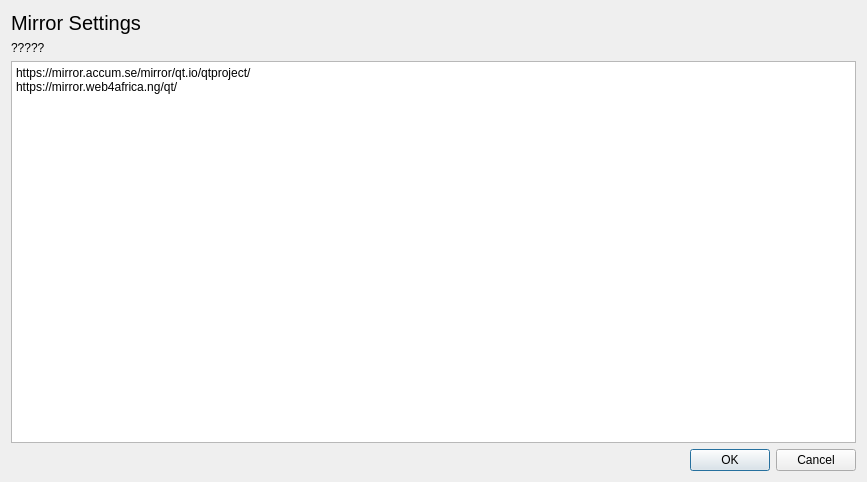
<?xml version="1.0" encoding="UTF-8"?>
<ui version="4.0">
 <class>MirrorSettings</class>
 <widget class="QWidget" name="MirrorSettings">
  <property name="geometry">
   <rect>
    <x>0</x>
    <y>0</y>
    <width>867</width>
    <height>482</height>
   </rect>
  </property>
  <property name="windowTitle">
   <string>Form</string>
  </property>
  <layout class="QGridLayout" name="gridLayout">
   <item row="0" column="0">
    <widget class="QLabel" name="label">
     <property name="font">
      <font>
       <pointsize>15</pointsize>
      </font>
     </property>
     <property name="text">
      <string>Mirror Settings</string>
     </property>
    </widget>
   </item>
   <item row="1" column="0">
    <widget class="QLabel" name="label_2">
     <property name="text">
      <string>?????</string>
     </property>
    </widget>
   </item>
   <item row="2" column="0">
    <widget class="QTextEdit" name="textEdit">
     <property name="html">
      <string>&lt;!DOCTYPE HTML PUBLIC &quot;-//W3C//DTD HTML 4.0//EN&quot; &quot;http://www.w3.org/TR/REC-html40/strict.dtd&quot;&gt;
&lt;html&gt;&lt;head&gt;&lt;meta name=&quot;qrichtext&quot; content=&quot;1&quot; /&gt;&lt;meta charset=&quot;utf-8&quot; /&gt;&lt;style type=&quot;text/css&quot;&gt;
p, li { white-space: pre-wrap; }
hr { height: 1px; border-width: 0; }
li.unchecked::marker { content: &quot;\2610&quot;; }
li.checked::marker { content: &quot;\2612&quot;; }
&lt;/style&gt;&lt;/head&gt;&lt;body style=&quot; font-family:'Segoe UI'; font-size:9pt; font-weight:400; font-style:normal;&quot;&gt;
&lt;p style=&quot; margin-top:0px; margin-bottom:0px; margin-left:0px; margin-right:0px; -qt-block-indent:0; text-indent:0px;&quot;&gt;https://mirror.accum.se/mirror/qt.io/qtproject/&lt;/p&gt;
&lt;p style=&quot; margin-top:0px; margin-bottom:0px; margin-left:0px; margin-right:0px; -qt-block-indent:0; text-indent:0px;&quot;&gt;https://mirror.web4africa.ng/qt/&lt;/p&gt;&lt;/body&gt;&lt;/html&gt;</string>
     </property>
    </widget>
   </item>
   <item row="3" column="0">
    <widget class="QDialogButtonBox" name="buttonBox">
     <property name="standardButtons">
      <set>QDialogButtonBox::Cancel|QDialogButtonBox::Ok</set>
     </property>
    </widget>
   </item>
  </layout>
 </widget>
 <resources/>
 <connections/>
</ui>
